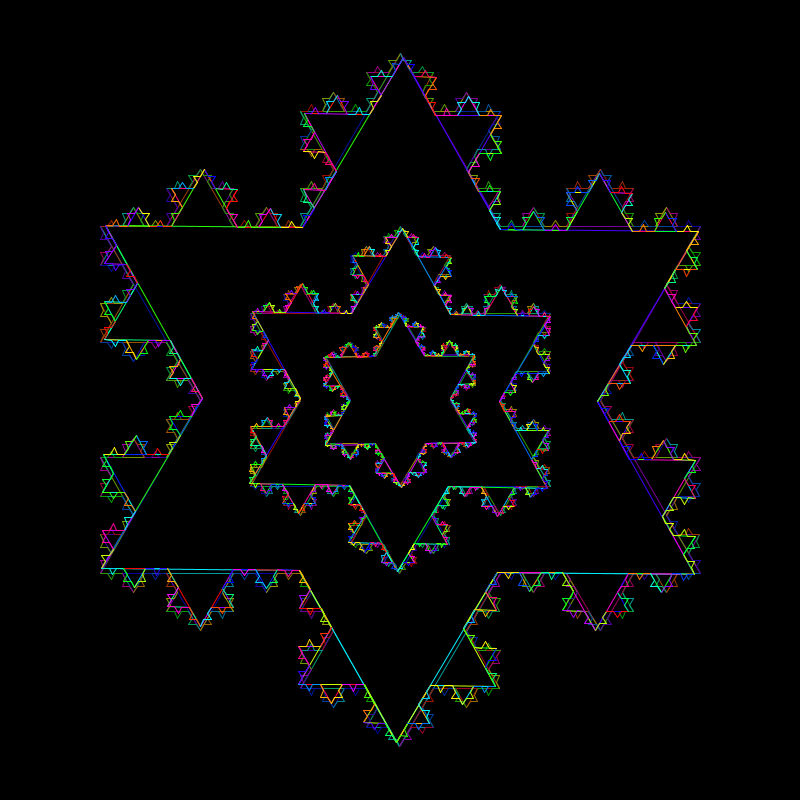
Frame 1 (no input)
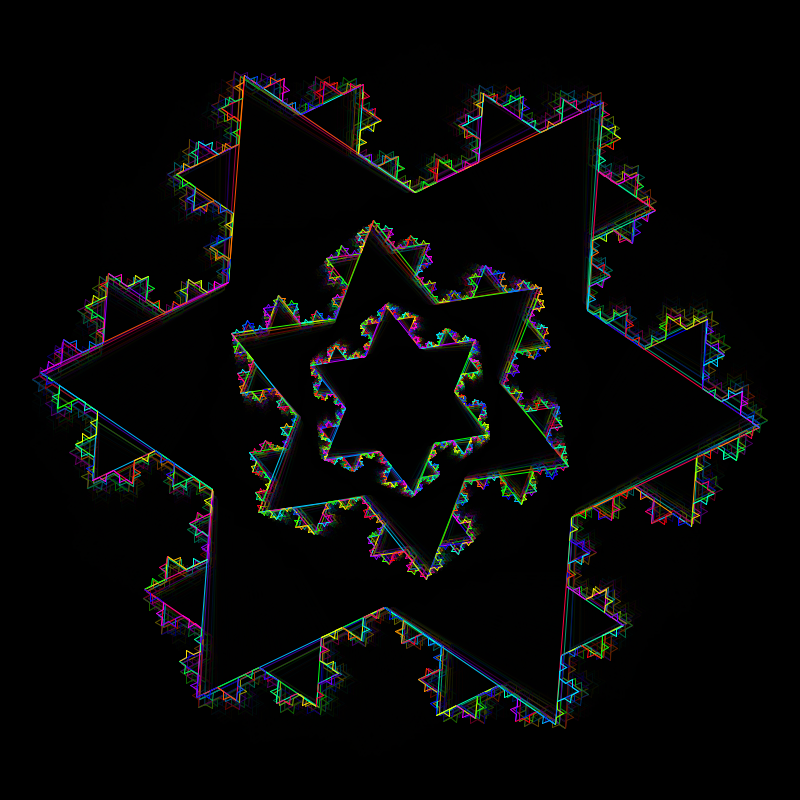
Frame 60 (the mouse pressed at the canvas centre just before this capture)
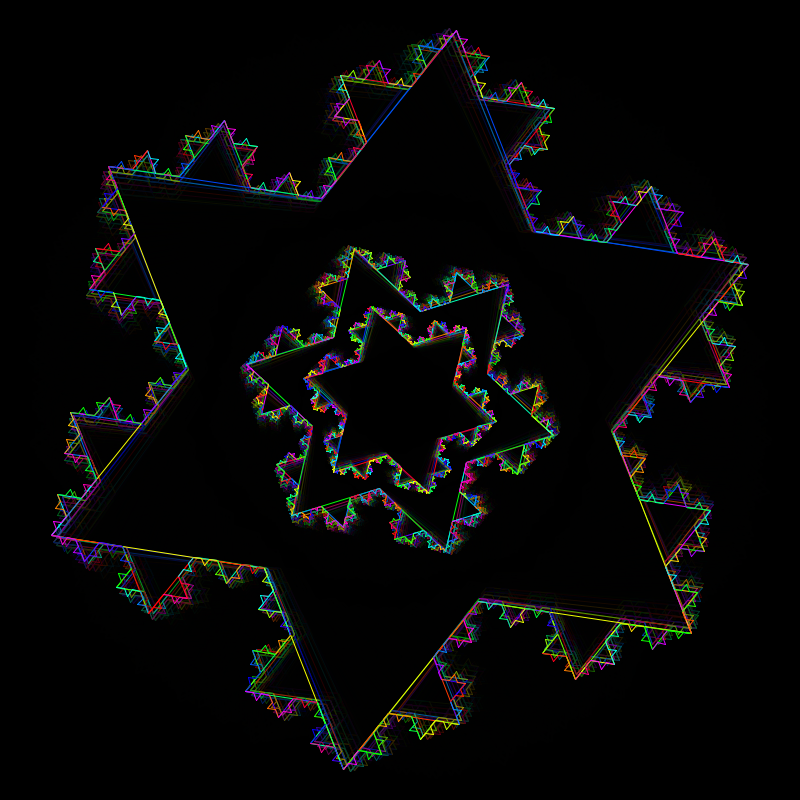
Frame 120 (the mouse held since frame 60 and released just before this capture)

The Processing sketch that drew these frames (run headless with seeded random() and noise(); from frame 60 on, the mouse is pressed at the canvas centre):

// Processing sketch: snowflake_fractal_recursion_rotating
// ── snowflake_fractal_recursion_rotating.pde
float[] triangleCenter = new float[2];
float[] triangleSizes = {
  600.0, 300.0, 150.0
};
float[] angles = {0, 0, 0};
float[] dAngle = {.01, .015, -.02};


void setup() {
  size(800, 800);
  background(0);

  triangleCenter[0] = width/2.0;
  triangleCenter[1] = height/2.0;
  drawTriangleFractal(generateTriangleVertices(triangleSizes[0]), triangleCenter, angles[0], 4);
  drawTriangleFractal(generateTriangleVertices(triangleSizes[1]), triangleCenter, angles[1], 4);
  drawTriangleFractal(generateTriangleVertices(triangleSizes[2]), triangleCenter, angles[2], 4);
}

void draw() {

  for (int i=0; i<triangleSizes.length; i++) triangleSizes[i] += triangleSizes[i]*random(-.02, .02);
  for (int i=0; i<dAngle.length; i++) angles[i] += dAngle[i];
  
  noStroke();
  fill(0, 100);
  rect(0, 0, width, height);

  drawTriangleFractal(generateTriangleVertices(triangleSizes[0]), triangleCenter, angles[0], 4);
  drawTriangleFractal(generateTriangleVertices(triangleSizes[1]), triangleCenter, angles[1], 4);
  drawTriangleFractal(generateTriangleVertices(triangleSizes[2]), triangleCenter, angles[2], 4);
}







void pushOutTriangle(float x0, float y0, float x1, float y1, int iterations) {
  strokeWeight(1);
  smooth();
  colorMode(HSB, 360, 100, 100);
  stroke(random(360), 100, 100);
  /* this works as long as the segments of triangle are drawn
   counterclockwise, the is to the right of the line as you walk
   along it from its starting point to its endpoint */

  float len = dist(x0, y0, x1, y1);
  float[] base0 = {
    lerp(x0, x1, 1/3.0), lerp(y0, y1, 1/3.0)
    };
  float[] base1 = {
    lerp(x0, x1, 2/3.0), lerp(y0, y1, 2/3.0)
    };
  float[] midPoint = {
    lerp(x0, x1, .5), lerp(y0, y1, .5)
    };
    float angle = atan2(y1 - y0, x1 - x0);
  angle += PI/2;
  float triHeight = (len / 3.0) * (sqrt(3) / 2);
  float[] p = {
    midPoint[0] + triHeight*cos(angle), 
    midPoint[1] + triHeight*sin(angle)
    };
    line(x0, y0, base0[0], base0[1]);
  line(base0[0], base0[1], p[0], p[1]);
  line(p[0], p[1], base1[0], base1[1]);
  line(base1[0], base1[1], x1, y1);



  iterations--;
  if (iterations > 0) {
    pushOutTriangle(x0, y0, base0[0], base0[1], iterations);
    pushOutTriangle(base0[0], base0[1], p[0], p[1], iterations);
    pushOutTriangle(p[0], p[1], base1[0], base1[1], iterations);
    pushOutTriangle(base1[0], base1[1], x1, y1, iterations);
  }
}





float[] generateTriangleVertices(float sideLength) {
  float[] v = new float[6];
  float altitude = sideLength * sqrt(3) / 2.0;
  v[0] = 0;
  v[1] = 0 - (2 / 3.0) * altitude;
  v[2] = 0 - sideLength / 2.0;
  v[3] = 0 + (1 / 3.0) * altitude;
  v[4] = 0 + sideLength / 2.0;
  v[5] = 0 + (1 / 3.0) * altitude;
  return v;
}




void drawTriangleFractal(float[] vertices, float[] triangleCenter, float angle, int iterations) {
  float[] v = vertices;

  pushMatrix();
  translate(triangleCenter[0], triangleCenter[1]);
  rotate(angle);
  pushOutTriangle(v[0], v[1], v[2], v[3], iterations);
  pushOutTriangle(v[2], v[3], v[4], v[5], iterations);
  pushOutTriangle(v[4], v[5], v[0], v[1], iterations);
  popMatrix();
}
